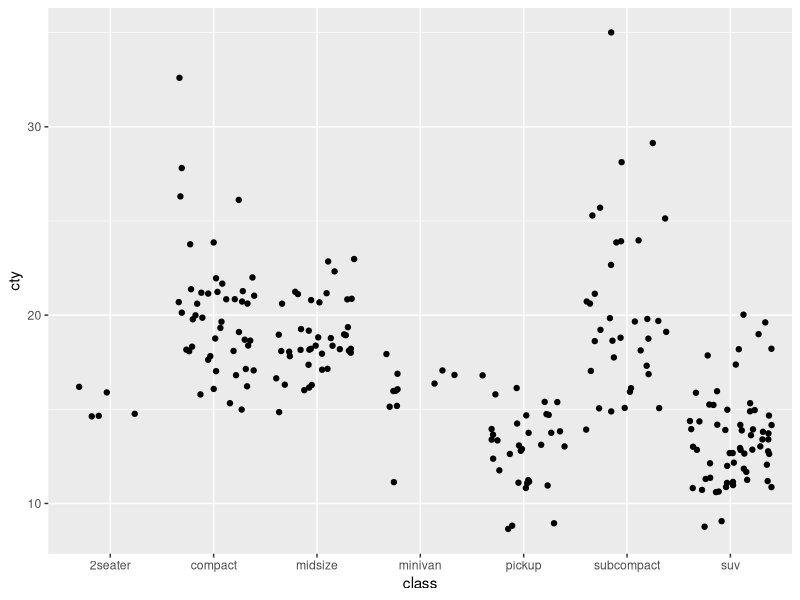

Reproduce this figure in R.
## ---- chunk 1
knitr::opts_chunk$set(echo = TRUE)
library(tidyverse)
## ---- chunk 2
ggplot(data = mpg, aes(x=class, y=cty))+
  geom_jitter()
